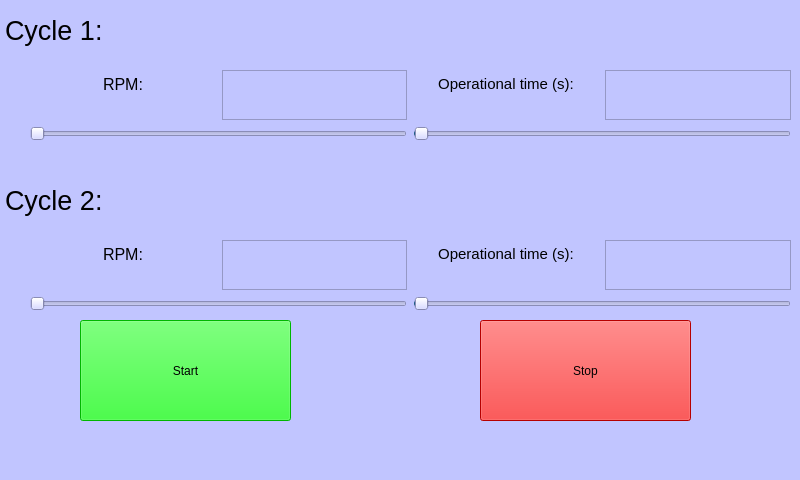
<?xml version="1.0" encoding="UTF-8"?>
<ui version="4.0">
 <class>MainWindow</class>
 <widget class="QMainWindow" name="MainWindow">
  <property name="enabled">
   <bool>true</bool>
  </property>
  <property name="geometry">
   <rect>
    <x>0</x>
    <y>0</y>
    <width>800</width>
    <height>480</height>
   </rect>
  </property>
  <property name="windowTitle">
   <string>MainWindow</string>
  </property>
  <property name="styleSheet">
   <string notr="true">background-color: rgb(193, 197, 255);</string>
  </property>
  <widget class="QWidget" name="centralwidget">
   <widget class="QPushButton" name="startButton">
    <property name="geometry">
     <rect>
      <x>80</x>
      <y>320</y>
      <width>211</width>
      <height>101</height>
     </rect>
    </property>
    <property name="styleSheet">
     <string notr="true">font: 20pt &quot;MS Shell Dlg 2&quot;;
background-color: rgb(0, 255, 0);</string>
    </property>
    <property name="text">
     <string>Start</string>
    </property>
   </widget>
   <widget class="QPushButton" name="stopButton">
    <property name="geometry">
     <rect>
      <x>480</x>
      <y>320</y>
      <width>211</width>
      <height>101</height>
     </rect>
    </property>
    <property name="styleSheet">
     <string notr="true">font: 20pt &quot;MS Shell Dlg 2&quot;;
background-color: rgb(255, 0, 0);</string>
    </property>
    <property name="text">
     <string>Stop</string>
    </property>
   </widget>
   <widget class="QTextEdit" name="textEdit_3">
    <property name="geometry">
     <rect>
      <x>0</x>
      <y>10</y>
      <width>231</width>
      <height>61</height>
     </rect>
    </property>
    <property name="styleSheet">
     <string notr="true">background-color: rgba(255, 255, 255,0);
border-color: rgba(255, 255, 255,0);</string>
    </property>
    <property name="html">
     <string>&lt;!DOCTYPE HTML PUBLIC &quot;-//W3C//DTD HTML 4.0//EN&quot; &quot;http://www.w3.org/TR/REC-html40/strict.dtd&quot;&gt;
&lt;html&gt;&lt;head&gt;&lt;meta name=&quot;qrichtext&quot; content=&quot;1&quot; /&gt;&lt;style type=&quot;text/css&quot;&gt;
p, li { white-space: pre-wrap; }
&lt;/style&gt;&lt;/head&gt;&lt;body style=&quot; font-family:'MS Shell Dlg 2'; font-size:7.8pt; font-weight:400; font-style:normal;&quot;&gt;
&lt;p style=&quot; margin-top:0px; margin-bottom:0px; margin-left:0px; margin-right:0px; -qt-block-indent:0; text-indent:0px;&quot;&gt;&lt;span style=&quot; font-size:20pt;&quot;&gt;Cycle 1:&lt;/span&gt;&lt;/p&gt;&lt;/body&gt;&lt;/html&gt;</string>
    </property>
   </widget>
   <widget class="QWidget" name="gridLayoutWidget_5">
    <property name="geometry">
     <rect>
      <x>30</x>
      <y>70</y>
      <width>761</width>
      <height>71</height>
     </rect>
    </property>
    <layout class="QGridLayout" name="gridLayout">
     <item row="0" column="1">
      <widget class="QTextEdit" name="dispStirrerSpeed">
       <property name="styleSheet">
        <string notr="true">font: 20pt &quot;MS Shell Dlg 2&quot;;</string>
       </property>
       <property name="verticalScrollBarPolicy">
        <enum>Qt::ScrollBarAlwaysOff</enum>
       </property>
       <property name="readOnly">
        <bool>true</bool>
       </property>
       <property name="html">
        <string>&lt;!DOCTYPE HTML PUBLIC &quot;-//W3C//DTD HTML 4.0//EN&quot; &quot;http://www.w3.org/TR/REC-html40/strict.dtd&quot;&gt;
&lt;html&gt;&lt;head&gt;&lt;meta name=&quot;qrichtext&quot; content=&quot;1&quot; /&gt;&lt;style type=&quot;text/css&quot;&gt;
p, li { white-space: pre-wrap; }
&lt;/style&gt;&lt;/head&gt;&lt;body style=&quot; font-family:'MS Shell Dlg 2'; font-size:20pt; font-weight:400; font-style:normal;&quot;&gt;
&lt;p style=&quot;-qt-paragraph-type:empty; margin-top:0px; margin-bottom:0px; margin-left:0px; margin-right:0px; -qt-block-indent:0; text-indent:0px;&quot;&gt;&lt;br /&gt;&lt;/p&gt;&lt;/body&gt;&lt;/html&gt;</string>
       </property>
      </widget>
     </item>
     <item row="0" column="2">
      <widget class="QTextEdit" name="textEdit_2">
       <property name="styleSheet">
        <string notr="true">background-color: rgba(255, 255, 255,0);</string>
       </property>
       <property name="verticalScrollBarPolicy">
        <enum>Qt::ScrollBarAlwaysOff</enum>
       </property>
       <property name="readOnly">
        <bool>true</bool>
       </property>
       <property name="html">
        <string>&lt;!DOCTYPE HTML PUBLIC &quot;-//W3C//DTD HTML 4.0//EN&quot; &quot;http://www.w3.org/TR/REC-html40/strict.dtd&quot;&gt;
&lt;html&gt;&lt;head&gt;&lt;meta name=&quot;qrichtext&quot; content=&quot;1&quot; /&gt;&lt;style type=&quot;text/css&quot;&gt;
p, li { white-space: pre-wrap; }
&lt;/style&gt;&lt;/head&gt;&lt;body style=&quot; font-family:'MS Shell Dlg 2'; font-size:7.8pt; font-weight:400; font-style:normal;&quot;&gt;
&lt;p align=&quot;center&quot; style=&quot; margin-top:0px; margin-bottom:0px; margin-left:0px; margin-right:0px; -qt-block-indent:0; text-indent:0px;&quot;&gt;&lt;span style=&quot; font-size:11pt;&quot;&gt;Operational time (s):&lt;/span&gt;&lt;/p&gt;&lt;/body&gt;&lt;/html&gt;</string>
       </property>
      </widget>
     </item>
     <item row="0" column="3">
      <widget class="QTextEdit" name="dispOperationalTime">
       <property name="styleSheet">
        <string notr="true">font: 20pt &quot;MS Shell Dlg 2&quot;;</string>
       </property>
       <property name="verticalScrollBarPolicy">
        <enum>Qt::ScrollBarAlwaysOff</enum>
       </property>
       <property name="readOnly">
        <bool>true</bool>
       </property>
       <property name="html">
        <string>&lt;!DOCTYPE HTML PUBLIC &quot;-//W3C//DTD HTML 4.0//EN&quot; &quot;http://www.w3.org/TR/REC-html40/strict.dtd&quot;&gt;
&lt;html&gt;&lt;head&gt;&lt;meta name=&quot;qrichtext&quot; content=&quot;1&quot; /&gt;&lt;style type=&quot;text/css&quot;&gt;
p, li { white-space: pre-wrap; }
&lt;/style&gt;&lt;/head&gt;&lt;body style=&quot; font-family:'MS Shell Dlg 2'; font-size:20pt; font-weight:400; font-style:normal;&quot;&gt;
&lt;p style=&quot;-qt-paragraph-type:empty; margin-top:0px; margin-bottom:0px; margin-left:0px; margin-right:0px; -qt-block-indent:0; text-indent:0px;&quot;&gt;&lt;br /&gt;&lt;/p&gt;&lt;/body&gt;&lt;/html&gt;</string>
       </property>
      </widget>
     </item>
     <item row="0" column="0">
      <widget class="QTextEdit" name="textEdit">
       <property name="styleSheet">
        <string notr="true">background-color: rgba(255, 255, 255,0);</string>
       </property>
       <property name="verticalScrollBarPolicy">
        <enum>Qt::ScrollBarAlwaysOff</enum>
       </property>
       <property name="readOnly">
        <bool>true</bool>
       </property>
       <property name="html">
        <string>&lt;!DOCTYPE HTML PUBLIC &quot;-//W3C//DTD HTML 4.0//EN&quot; &quot;http://www.w3.org/TR/REC-html40/strict.dtd&quot;&gt;
&lt;html&gt;&lt;head&gt;&lt;meta name=&quot;qrichtext&quot; content=&quot;1&quot; /&gt;&lt;style type=&quot;text/css&quot;&gt;
p, li { white-space: pre-wrap; }
&lt;/style&gt;&lt;/head&gt;&lt;body style=&quot; font-family:'MS Shell Dlg 2'; font-size:7.8pt; font-weight:400; font-style:normal;&quot;&gt;
&lt;p align=&quot;center&quot; style=&quot; margin-top:0px; margin-bottom:0px; margin-left:0px; margin-right:0px; -qt-block-indent:0; text-indent:0px;&quot;&gt;&lt;span style=&quot; font-size:12pt;&quot;&gt;RPM:&lt;/span&gt;&lt;/p&gt;
&lt;p align=&quot;center&quot; style=&quot;-qt-paragraph-type:empty; margin-top:0px; margin-bottom:0px; margin-left:0px; margin-right:0px; -qt-block-indent:0; text-indent:0px;&quot;&gt;&lt;br /&gt;&lt;/p&gt;&lt;/body&gt;&lt;/html&gt;</string>
       </property>
      </widget>
     </item>
     <item row="1" column="0" colspan="2">
      <widget class="QSlider" name="stirrerSpeed">
       <property name="minimum">
        <number>50</number>
       </property>
       <property name="maximum">
        <number>1000</number>
       </property>
       <property name="singleStep">
        <number>10</number>
       </property>
       <property name="sliderPosition">
        <number>50</number>
       </property>
       <property name="orientation">
        <enum>Qt::Horizontal</enum>
       </property>
      </widget>
     </item>
     <item row="1" column="2" colspan="2">
      <widget class="QSlider" name="operationalTime">
       <property name="minimum">
        <number>1</number>
       </property>
       <property name="maximum">
        <number>1000</number>
       </property>
       <property name="singleStep">
        <number>10</number>
       </property>
       <property name="value">
        <number>5</number>
       </property>
       <property name="sliderPosition">
        <number>5</number>
       </property>
       <property name="orientation">
        <enum>Qt::Horizontal</enum>
       </property>
      </widget>
     </item>
    </layout>
   </widget>
   <widget class="QTextEdit" name="textEdit_5">
    <property name="geometry">
     <rect>
      <x>0</x>
      <y>180</y>
      <width>231</width>
      <height>61</height>
     </rect>
    </property>
    <property name="styleSheet">
     <string notr="true">background-color: rgba(255, 255, 255,0);
border-color: rgba(255, 255, 255,0);</string>
    </property>
    <property name="html">
     <string>&lt;!DOCTYPE HTML PUBLIC &quot;-//W3C//DTD HTML 4.0//EN&quot; &quot;http://www.w3.org/TR/REC-html40/strict.dtd&quot;&gt;
&lt;html&gt;&lt;head&gt;&lt;meta name=&quot;qrichtext&quot; content=&quot;1&quot; /&gt;&lt;style type=&quot;text/css&quot;&gt;
p, li { white-space: pre-wrap; }
&lt;/style&gt;&lt;/head&gt;&lt;body style=&quot; font-family:'MS Shell Dlg 2'; font-size:7.8pt; font-weight:400; font-style:normal;&quot;&gt;
&lt;p style=&quot; margin-top:0px; margin-bottom:0px; margin-left:0px; margin-right:0px; -qt-block-indent:0; text-indent:0px;&quot;&gt;&lt;span style=&quot; font-size:20pt;&quot;&gt;Cycle 2:&lt;/span&gt;&lt;/p&gt;&lt;/body&gt;&lt;/html&gt;</string>
    </property>
   </widget>
   <widget class="QWidget" name="gridLayoutWidget_6">
    <property name="geometry">
     <rect>
      <x>30</x>
      <y>240</y>
      <width>761</width>
      <height>71</height>
     </rect>
    </property>
    <layout class="QGridLayout" name="gridLayout_2">
     <item row="1" column="2" colspan="2">
      <widget class="QSlider" name="operationalTime_3">
       <property name="minimum">
        <number>1</number>
       </property>
       <property name="maximum">
        <number>1000</number>
       </property>
       <property name="singleStep">
        <number>10</number>
       </property>
       <property name="value">
        <number>5</number>
       </property>
       <property name="sliderPosition">
        <number>5</number>
       </property>
       <property name="orientation">
        <enum>Qt::Horizontal</enum>
       </property>
      </widget>
     </item>
     <item row="0" column="0">
      <widget class="QTextEdit" name="textEdit_9">
       <property name="styleSheet">
        <string notr="true">background-color: rgba(255, 255, 255,0);</string>
       </property>
       <property name="verticalScrollBarPolicy">
        <enum>Qt::ScrollBarAlwaysOff</enum>
       </property>
       <property name="readOnly">
        <bool>true</bool>
       </property>
       <property name="html">
        <string>&lt;!DOCTYPE HTML PUBLIC &quot;-//W3C//DTD HTML 4.0//EN&quot; &quot;http://www.w3.org/TR/REC-html40/strict.dtd&quot;&gt;
&lt;html&gt;&lt;head&gt;&lt;meta name=&quot;qrichtext&quot; content=&quot;1&quot; /&gt;&lt;style type=&quot;text/css&quot;&gt;
p, li { white-space: pre-wrap; }
&lt;/style&gt;&lt;/head&gt;&lt;body style=&quot; font-family:'MS Shell Dlg 2'; font-size:7.8pt; font-weight:400; font-style:normal;&quot;&gt;
&lt;p align=&quot;center&quot; style=&quot; margin-top:0px; margin-bottom:0px; margin-left:0px; margin-right:0px; -qt-block-indent:0; text-indent:0px;&quot;&gt;&lt;span style=&quot; font-size:12pt;&quot;&gt;RPM:&lt;/span&gt;&lt;/p&gt;
&lt;p align=&quot;center&quot; style=&quot;-qt-paragraph-type:empty; margin-top:0px; margin-bottom:0px; margin-left:0px; margin-right:0px; -qt-block-indent:0; text-indent:0px;&quot;&gt;&lt;br /&gt;&lt;/p&gt;&lt;/body&gt;&lt;/html&gt;</string>
       </property>
      </widget>
     </item>
     <item row="1" column="0" colspan="2">
      <widget class="QSlider" name="stirrerSpeed_3">
       <property name="minimum">
        <number>50</number>
       </property>
       <property name="maximum">
        <number>1000</number>
       </property>
       <property name="singleStep">
        <number>10</number>
       </property>
       <property name="sliderPosition">
        <number>50</number>
       </property>
       <property name="orientation">
        <enum>Qt::Horizontal</enum>
       </property>
      </widget>
     </item>
     <item row="0" column="2">
      <widget class="QTextEdit" name="textEdit_8">
       <property name="styleSheet">
        <string notr="true">background-color: rgba(255, 255, 255,0);</string>
       </property>
       <property name="verticalScrollBarPolicy">
        <enum>Qt::ScrollBarAlwaysOff</enum>
       </property>
       <property name="readOnly">
        <bool>true</bool>
       </property>
       <property name="html">
        <string>&lt;!DOCTYPE HTML PUBLIC &quot;-//W3C//DTD HTML 4.0//EN&quot; &quot;http://www.w3.org/TR/REC-html40/strict.dtd&quot;&gt;
&lt;html&gt;&lt;head&gt;&lt;meta name=&quot;qrichtext&quot; content=&quot;1&quot; /&gt;&lt;style type=&quot;text/css&quot;&gt;
p, li { white-space: pre-wrap; }
&lt;/style&gt;&lt;/head&gt;&lt;body style=&quot; font-family:'MS Shell Dlg 2'; font-size:7.8pt; font-weight:400; font-style:normal;&quot;&gt;
&lt;p align=&quot;center&quot; style=&quot; margin-top:0px; margin-bottom:0px; margin-left:0px; margin-right:0px; -qt-block-indent:0; text-indent:0px;&quot;&gt;&lt;span style=&quot; font-size:11pt;&quot;&gt;Operational time (s):&lt;/span&gt;&lt;/p&gt;&lt;/body&gt;&lt;/html&gt;</string>
       </property>
      </widget>
     </item>
     <item row="0" column="3">
      <widget class="QTextEdit" name="dispOperationalTime_3">
       <property name="styleSheet">
        <string notr="true">font: 20pt &quot;MS Shell Dlg 2&quot;;</string>
       </property>
       <property name="verticalScrollBarPolicy">
        <enum>Qt::ScrollBarAlwaysOff</enum>
       </property>
       <property name="readOnly">
        <bool>true</bool>
       </property>
       <property name="html">
        <string>&lt;!DOCTYPE HTML PUBLIC &quot;-//W3C//DTD HTML 4.0//EN&quot; &quot;http://www.w3.org/TR/REC-html40/strict.dtd&quot;&gt;
&lt;html&gt;&lt;head&gt;&lt;meta name=&quot;qrichtext&quot; content=&quot;1&quot; /&gt;&lt;style type=&quot;text/css&quot;&gt;
p, li { white-space: pre-wrap; }
&lt;/style&gt;&lt;/head&gt;&lt;body style=&quot; font-family:'MS Shell Dlg 2'; font-size:20pt; font-weight:400; font-style:normal;&quot;&gt;
&lt;p style=&quot;-qt-paragraph-type:empty; margin-top:0px; margin-bottom:0px; margin-left:0px; margin-right:0px; -qt-block-indent:0; text-indent:0px;&quot;&gt;&lt;br /&gt;&lt;/p&gt;&lt;/body&gt;&lt;/html&gt;</string>
       </property>
      </widget>
     </item>
     <item row="0" column="1">
      <widget class="QTextEdit" name="dispStirrerSpeed_3">
       <property name="styleSheet">
        <string notr="true">font: 20pt &quot;MS Shell Dlg 2&quot;;</string>
       </property>
       <property name="verticalScrollBarPolicy">
        <enum>Qt::ScrollBarAlwaysOff</enum>
       </property>
       <property name="readOnly">
        <bool>true</bool>
       </property>
       <property name="html">
        <string>&lt;!DOCTYPE HTML PUBLIC &quot;-//W3C//DTD HTML 4.0//EN&quot; &quot;http://www.w3.org/TR/REC-html40/strict.dtd&quot;&gt;
&lt;html&gt;&lt;head&gt;&lt;meta name=&quot;qrichtext&quot; content=&quot;1&quot; /&gt;&lt;style type=&quot;text/css&quot;&gt;
p, li { white-space: pre-wrap; }
&lt;/style&gt;&lt;/head&gt;&lt;body style=&quot; font-family:'MS Shell Dlg 2'; font-size:20pt; font-weight:400; font-style:normal;&quot;&gt;
&lt;p style=&quot;-qt-paragraph-type:empty; margin-top:0px; margin-bottom:0px; margin-left:0px; margin-right:0px; -qt-block-indent:0; text-indent:0px;&quot;&gt;&lt;br /&gt;&lt;/p&gt;&lt;/body&gt;&lt;/html&gt;</string>
       </property>
      </widget>
     </item>
    </layout>
   </widget>
   <zorder>textEdit_3</zorder>
   <zorder>startButton</zorder>
   <zorder>stopButton</zorder>
   <zorder>gridLayoutWidget_5</zorder>
   <zorder>textEdit_5</zorder>
   <zorder>gridLayoutWidget_6</zorder>
  </widget>
  <widget class="QMenuBar" name="menubar">
   <property name="geometry">
    <rect>
     <x>0</x>
     <y>0</y>
     <width>800</width>
     <height>26</height>
    </rect>
   </property>
  </widget>
  <widget class="QStatusBar" name="statusbar"/>
 </widget>
 <resources/>
 <connections>
  <connection>
   <sender>stirrerSpeed</sender>
   <signal>valueChanged(int)</signal>
   <receiver>dispStirrerSpeed</receiver>
   <slot>update()</slot>
   <hints>
    <hint type="sourcelabel">
     <x>395</x>
     <y>354</y>
    </hint>
    <hint type="destinationlabel">
     <x>395</x>
     <y>311</y>
    </hint>
   </hints>
  </connection>
 </connections>
</ui>
